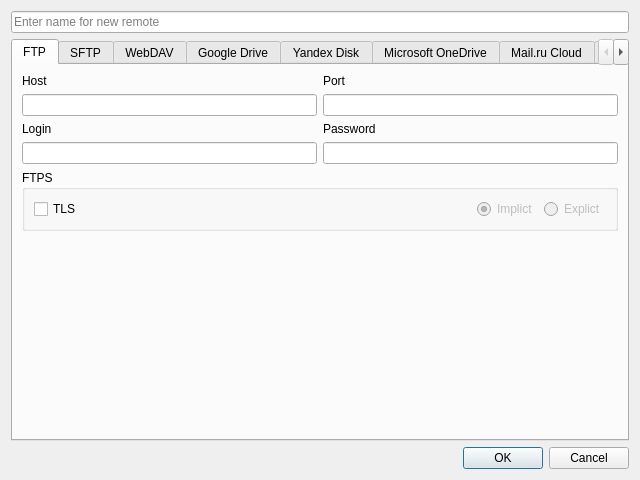
<?xml version="1.0" encoding="UTF-8"?>
<ui version="4.0">
 <class>NewRemoteWindow</class>
 <widget class="QDialog" name="NewRemoteWindow">
  <property name="geometry">
   <rect>
    <x>0</x>
    <y>0</y>
    <width>640</width>
    <height>480</height>
   </rect>
  </property>
  <property name="windowTitle">
   <string>New remote</string>
  </property>
  <property name="modal">
   <bool>true</bool>
  </property>
  <layout class="QVBoxLayout" name="verticalLayout">
   <item>
    <widget class="QLineEdit" name="lineEdit_name">
     <property name="text">
      <string/>
     </property>
     <property name="placeholderText">
      <string>Enter name for new remote</string>
     </property>
    </widget>
   </item>
   <item>
    <widget class="QTabWidget" name="tabWidget">
     <property name="currentIndex">
      <number>0</number>
     </property>
     <widget class="QWidget" name="tab_ftp">
      <attribute name="title">
       <string>FTP</string>
      </attribute>
      <layout class="QVBoxLayout" name="verticalLayout_3">
       <item>
        <layout class="QHBoxLayout" name="horizontalLayout_2">
         <item>
          <layout class="QVBoxLayout" name="verticalLayout_4">
           <item>
            <widget class="QLabel" name="label_2">
             <property name="text">
              <string>Host</string>
             </property>
            </widget>
           </item>
           <item>
            <widget class="QLineEdit" name="lineEdit_ftp_host"/>
           </item>
          </layout>
         </item>
         <item>
          <layout class="QVBoxLayout" name="verticalLayout_5">
           <item>
            <widget class="QLabel" name="label_16">
             <property name="text">
              <string>Port</string>
             </property>
            </widget>
           </item>
           <item>
            <widget class="QLineEdit" name="lineEdit_ftp_port"/>
           </item>
          </layout>
         </item>
        </layout>
       </item>
       <item>
        <layout class="QHBoxLayout" name="horizontalLayout_4">
         <item>
          <layout class="QVBoxLayout" name="verticalLayout_6">
           <item>
            <widget class="QLabel" name="label_4">
             <property name="text">
              <string>Login</string>
             </property>
            </widget>
           </item>
           <item>
            <widget class="QLineEdit" name="lineEdit_ftp_login"/>
           </item>
          </layout>
         </item>
         <item>
          <layout class="QVBoxLayout" name="verticalLayout_7">
           <item>
            <widget class="QLabel" name="label_5">
             <property name="text">
              <string>Password</string>
             </property>
            </widget>
           </item>
           <item>
            <widget class="QLineEdit" name="lineEdit_ftp_password">
             <property name="echoMode">
              <enum>QLineEdit::EchoMode::Password</enum>
             </property>
            </widget>
           </item>
          </layout>
         </item>
        </layout>
       </item>
       <item>
        <widget class="QGroupBox" name="groupBox">
         <property name="title">
          <string>FTPS</string>
         </property>
         <layout class="QHBoxLayout" name="horizontalLayout_7">
          <item>
           <widget class="QCheckBox" name="checkBox_ftp_tls">
            <property name="text">
             <string>TLS</string>
            </property>
           </widget>
          </item>
          <item>
           <spacer name="horizontalSpacer">
            <property name="orientation">
             <enum>Qt::Orientation::Horizontal</enum>
            </property>
            <property name="sizeHint" stdset="0">
             <size>
              <width>40</width>
              <height>20</height>
             </size>
            </property>
           </spacer>
          </item>
          <item>
           <widget class="QRadioButton" name="radioButton_ftp_false">
            <property name="enabled">
             <bool>false</bool>
            </property>
            <property name="text">
             <string>Implict</string>
            </property>
            <property name="checked">
             <bool>true</bool>
            </property>
           </widget>
          </item>
          <item>
           <widget class="QRadioButton" name="radioButton_ftp_true">
            <property name="enabled">
             <bool>false</bool>
            </property>
            <property name="text">
             <string>Explict</string>
            </property>
           </widget>
          </item>
         </layout>
        </widget>
       </item>
       <item>
        <spacer name="verticalSpacer_2">
         <property name="orientation">
          <enum>Qt::Orientation::Vertical</enum>
         </property>
         <property name="sizeHint" stdset="0">
          <size>
           <width>20</width>
           <height>40</height>
          </size>
         </property>
        </spacer>
       </item>
      </layout>
     </widget>
     <widget class="QWidget" name="tab_sftp">
      <attribute name="title">
       <string>SFTP</string>
      </attribute>
      <layout class="QVBoxLayout" name="verticalLayout_18">
       <item>
        <layout class="QHBoxLayout" name="horizontalLayout_9">
         <item>
          <layout class="QVBoxLayout" name="verticalLayout_16">
           <item>
            <widget class="QLabel" name="label_14">
             <property name="text">
              <string>Host</string>
             </property>
            </widget>
           </item>
           <item>
            <widget class="QLineEdit" name="lineEdit_sftp_host"/>
           </item>
          </layout>
         </item>
         <item>
          <layout class="QVBoxLayout" name="verticalLayout_17">
           <item>
            <widget class="QLabel" name="label_15">
             <property name="text">
              <string>Port</string>
             </property>
            </widget>
           </item>
           <item>
            <widget class="QLineEdit" name="lineEdit_sftp_port"/>
           </item>
          </layout>
         </item>
        </layout>
       </item>
       <item>
        <layout class="QHBoxLayout" name="horizontalLayout_6">
         <item>
          <layout class="QVBoxLayout" name="verticalLayout_14">
           <item>
            <widget class="QLabel" name="label_12">
             <property name="text">
              <string>Login</string>
             </property>
            </widget>
           </item>
           <item>
            <widget class="QLineEdit" name="lineEdit_sftp_login"/>
           </item>
          </layout>
         </item>
         <item>
          <layout class="QVBoxLayout" name="verticalLayout_15">
           <item>
            <widget class="QLabel" name="label_13">
             <property name="text">
              <string>Password</string>
             </property>
            </widget>
           </item>
           <item>
            <widget class="QLineEdit" name="lineEdit_sftp_password">
             <property name="echoMode">
              <enum>QLineEdit::EchoMode::Password</enum>
             </property>
            </widget>
           </item>
          </layout>
         </item>
        </layout>
       </item>
       <item>
        <spacer name="verticalSpacer_7">
         <property name="orientation">
          <enum>Qt::Orientation::Vertical</enum>
         </property>
         <property name="sizeHint" stdset="0">
          <size>
           <width>20</width>
           <height>246</height>
          </size>
         </property>
        </spacer>
       </item>
      </layout>
     </widget>
     <widget class="QWidget" name="tab_webdav">
      <attribute name="title">
       <string>WebDAV</string>
      </attribute>
      <layout class="QVBoxLayout" name="verticalLayout_10">
       <item>
        <widget class="QLabel" name="label_7">
         <property name="text">
          <string>URL</string>
         </property>
        </widget>
       </item>
       <item>
        <widget class="QLineEdit" name="lineEdit_webdav_url"/>
       </item>
       <item>
        <layout class="QHBoxLayout" name="horizontalLayout">
         <item>
          <layout class="QVBoxLayout" name="verticalLayout_11">
           <item>
            <widget class="QLabel" name="label_8">
             <property name="text">
              <string>Login</string>
             </property>
            </widget>
           </item>
           <item>
            <widget class="QLineEdit" name="lineEdit_webdav_login"/>
           </item>
          </layout>
         </item>
         <item>
          <layout class="QVBoxLayout" name="verticalLayout_13">
           <item>
            <widget class="QLabel" name="label_9">
             <property name="text">
              <string>Password</string>
             </property>
            </widget>
           </item>
           <item>
            <widget class="QLineEdit" name="lineEdit_webdav_password">
             <property name="echoMode">
              <enum>QLineEdit::EchoMode::Password</enum>
             </property>
            </widget>
           </item>
          </layout>
         </item>
        </layout>
       </item>
       <item>
        <widget class="QLabel" name="label_10">
         <property name="text">
          <string>Option vendor</string>
         </property>
        </widget>
       </item>
       <item>
        <widget class="QComboBox" name="comboBox_webdav_vendor">
         <item>
          <property name="text">
           <string extracomment="other">Other site/service or software</string>
          </property>
         </item>
         <item>
          <property name="text">
           <string extracomment="fastmail">Fastmail Files</string>
          </property>
         </item>
         <item>
          <property name="text">
           <string extracomment="nextcloud">Nextcloud</string>
          </property>
         </item>
         <item>
          <property name="text">
           <string extracomment="owncloud">Owncloud</string>
          </property>
         </item>
         <item>
          <property name="text">
           <string extracomment="sharepoint">Sharepoint Online, authenticated by Microsoft account</string>
          </property>
         </item>
         <item>
          <property name="text">
           <string extracomment="sharepoint-ntlm">Sharepoint with NTLM authentication, usually self-hosted or on-premises</string>
          </property>
         </item>
         <item>
          <property name="text">
           <string extracomment="rclone">rclone WebDAV server to serve a remote over HTTP via the WebDAV protocol</string>
          </property>
         </item>
        </widget>
       </item>
       <item>
        <spacer name="verticalSpacer_5">
         <property name="orientation">
          <enum>Qt::Orientation::Vertical</enum>
         </property>
         <property name="sizeHint" stdset="0">
          <size>
           <width>20</width>
           <height>40</height>
          </size>
         </property>
        </spacer>
       </item>
      </layout>
     </widget>
     <widget class="QWidget" name="tab_google_drive">
      <attribute name="title">
       <string>Google Drive</string>
      </attribute>
      <layout class="QVBoxLayout" name="verticalLayout_9">
       <item>
        <widget class="QLabel" name="label_3">
         <property name="text">
          <string>By pressing the OK button your browser will open and you will be needed to authenticate in Google Drive</string>
         </property>
        </widget>
       </item>
       <item>
        <spacer name="verticalSpacer_3">
         <property name="orientation">
          <enum>Qt::Orientation::Vertical</enum>
         </property>
         <property name="sizeHint" stdset="0">
          <size>
           <width>20</width>
           <height>40</height>
          </size>
         </property>
        </spacer>
       </item>
      </layout>
     </widget>
     <widget class="QWidget" name="tab_yandex_disk">
      <attribute name="title">
       <string>Yandex Disk</string>
      </attribute>
      <layout class="QVBoxLayout" name="verticalLayout_8">
       <item>
        <widget class="QLabel" name="label_6">
         <property name="text">
          <string>By pressing the OK button your browser will open and you will be needed to authenticate in Yandex Disk</string>
         </property>
        </widget>
       </item>
       <item>
        <spacer name="verticalSpacer_4">
         <property name="orientation">
          <enum>Qt::Orientation::Vertical</enum>
         </property>
         <property name="sizeHint" stdset="0">
          <size>
           <width>20</width>
           <height>40</height>
          </size>
         </property>
        </spacer>
       </item>
      </layout>
     </widget>
     <widget class="QWidget" name="tab_onedrive">
      <attribute name="title">
       <string>Microsoft OneDrive</string>
      </attribute>
      <layout class="QVBoxLayout" name="verticalLayout_12">
       <item>
        <widget class="QLabel" name="label_11">
         <property name="text">
          <string>By pressing the OK button your browser will open and you will be needed to authenticate in Microsoft OneDrive</string>
         </property>
        </widget>
       </item>
       <item>
        <widget class="Line" name="line_2">
         <property name="orientation">
          <enum>Qt::Orientation::Horizontal</enum>
         </property>
        </widget>
       </item>
       <item>
        <widget class="QLabel" name="label_28">
         <property name="text">
          <string>Region</string>
         </property>
        </widget>
       </item>
       <item>
        <widget class="QComboBox" name="comboBox_onedrive_region">
         <item>
          <property name="text">
           <string extracomment="global">Microsoft Cloud Global</string>
          </property>
         </item>
         <item>
          <property name="text">
           <string extracomment="us">Microsoft Cloud for US Government</string>
          </property>
         </item>
         <item>
          <property name="text">
           <string extracomment="cn">Azure and Office 365 operated by Vnet Group in China</string>
          </property>
         </item>
        </widget>
       </item>
       <item>
        <spacer name="verticalSpacer_6">
         <property name="orientation">
          <enum>Qt::Orientation::Vertical</enum>
         </property>
         <property name="sizeHint" stdset="0">
          <size>
           <width>20</width>
           <height>40</height>
          </size>
         </property>
        </spacer>
       </item>
      </layout>
     </widget>
     <widget class="QWidget" name="tab_mailru">
      <attribute name="title">
       <string>Mail.ru Cloud</string>
      </attribute>
      <layout class="QVBoxLayout" name="verticalLayout_25">
       <item>
        <layout class="QHBoxLayout" name="horizontalLayout_3">
         <item>
          <layout class="QVBoxLayout" name="verticalLayout_23">
           <item>
            <widget class="QLabel" name="label_24">
             <property name="text">
              <string>Login</string>
             </property>
            </widget>
           </item>
           <item>
            <widget class="QLineEdit" name="lineEdit_mailru_login"/>
           </item>
          </layout>
         </item>
         <item>
          <layout class="QVBoxLayout" name="verticalLayout_24">
           <item>
            <widget class="QLabel" name="label_25">
             <property name="text">
              <string>Password</string>
             </property>
            </widget>
           </item>
           <item>
            <widget class="QLineEdit" name="lineEdit_mailru_password">
             <property name="echoMode">
              <enum>QLineEdit::EchoMode::Password</enum>
             </property>
            </widget>
           </item>
          </layout>
         </item>
        </layout>
       </item>
       <item>
        <widget class="QLabel" name="label_26">
         <property name="text">
          <string>To add Mail.ru you will need to generate a password for external applications in the Mail.ru web control panel. Select &quot;Full access to Mail. Cloud, Calendar (All Protocols)&quot;. You can generate the password in this url</string>
         </property>
         <property name="wordWrap">
          <bool>true</bool>
         </property>
        </widget>
       </item>
       <item>
        <widget class="QLabel" name="label_27">
         <property name="text">
          <string>&lt;a href=&quot;https://id.mail.ru/security&quot;&gt;https://id.mail.ru/security&lt;/a&gt;</string>
         </property>
         <property name="textFormat">
          <enum>Qt::TextFormat::RichText</enum>
         </property>
         <property name="openExternalLinks">
          <bool>true</bool>
         </property>
         <property name="textInteractionFlags">
          <set>Qt::TextInteractionFlag::TextBrowserInteraction</set>
         </property>
        </widget>
       </item>
       <item>
        <spacer name="verticalSpacer_10">
         <property name="orientation">
          <enum>Qt::Orientation::Vertical</enum>
         </property>
         <property name="sizeHint" stdset="0">
          <size>
           <width>20</width>
           <height>40</height>
          </size>
         </property>
        </spacer>
       </item>
      </layout>
     </widget>
     <widget class="QWidget" name="tab_http">
      <attribute name="title">
       <string>HTTP</string>
      </attribute>
      <layout class="QVBoxLayout" name="verticalLayout_2">
       <item>
        <widget class="QLabel" name="label">
         <property name="text">
          <string>URL</string>
         </property>
        </widget>
       </item>
       <item>
        <widget class="QLineEdit" name="lineEdit_url">
         <property name="text">
          <string>http://127.0.0.1:8000/</string>
         </property>
        </widget>
       </item>
       <item>
        <spacer name="verticalSpacer">
         <property name="orientation">
          <enum>Qt::Orientation::Vertical</enum>
         </property>
         <property name="sizeHint" stdset="0">
          <size>
           <width>20</width>
           <height>40</height>
          </size>
         </property>
        </spacer>
       </item>
      </layout>
     </widget>
     <widget class="QWidget" name="tab_local">
      <attribute name="title">
       <string>Local</string>
      </attribute>
     </widget>
     <widget class="QWidget" name="tab_alias">
      <attribute name="title">
       <string>Alias</string>
      </attribute>
      <layout class="QVBoxLayout" name="verticalLayout_19">
       <item>
        <widget class="QLabel" name="label_17">
         <property name="text">
          <string>Set a new name for a remote or path</string>
         </property>
        </widget>
       </item>
       <item>
        <widget class="Line" name="line">
         <property name="orientation">
          <enum>Qt::Orientation::Horizontal</enum>
         </property>
        </widget>
       </item>
       <item>
        <widget class="QLabel" name="label_18">
         <property name="text">
          <string>Remote or path to alias</string>
         </property>
        </widget>
       </item>
       <item>
        <widget class="QLineEdit" name="lineEdit_alias_path">
         <property name="toolTip">
          <string>Can be &quot;myremote:path/to/dir&quot;, &quot;myremote:bucket&quot;, &quot;myremote:&quot; or &quot;/local/path&quot;</string>
         </property>
         <property name="placeholderText">
          <string>Can be &quot;myremote:path/to/dir&quot;, &quot;myremote:bucket&quot;, &quot;myremote:&quot; or &quot;/local/path&quot;</string>
         </property>
        </widget>
       </item>
       <item>
        <spacer name="verticalSpacer_8">
         <property name="orientation">
          <enum>Qt::Orientation::Vertical</enum>
         </property>
         <property name="sizeHint" stdset="0">
          <size>
           <width>20</width>
           <height>40</height>
          </size>
         </property>
        </spacer>
       </item>
      </layout>
     </widget>
     <widget class="QWidget" name="tab_union">
      <attribute name="title">
       <string>Union</string>
      </attribute>
      <layout class="QVBoxLayout" name="verticalLayout_20">
       <item>
        <widget class="QPushButton" name="pushButton_union_add">
         <property name="text">
          <string>Add upstream</string>
         </property>
        </widget>
       </item>
       <item>
        <widget class="QScrollArea" name="scrollArea">
         <property name="widgetResizable">
          <bool>true</bool>
         </property>
         <widget class="QWidget" name="scrollAreaWidgetContents">
          <property name="geometry">
           <rect>
            <x>0</x>
            <y>0</y>
            <width>203</width>
            <height>338</height>
           </rect>
          </property>
          <layout class="QVBoxLayout" name="verticalLayout_21">
           <property name="leftMargin">
            <number>0</number>
           </property>
           <property name="topMargin">
            <number>0</number>
           </property>
           <property name="rightMargin">
            <number>0</number>
           </property>
           <property name="bottomMargin">
            <number>0</number>
           </property>
           <item>
            <widget class="QToolBox" name="toolBox">
             <property name="sizePolicy">
              <sizepolicy hsizetype="Preferred" vsizetype="Fixed">
               <horstretch>0</horstretch>
               <verstretch>0</verstretch>
              </sizepolicy>
             </property>
             <property name="frameShape">
              <enum>QFrame::Shape::Box</enum>
             </property>
             <property name="currentIndex">
              <number>0</number>
             </property>
             <widget class="QWidget" name="page">
              <property name="geometry">
               <rect>
                <x>0</x>
                <y>0</y>
                <width>350</width>
                <height>144</height>
               </rect>
              </property>
              <attribute name="label">
               <string>Page 1</string>
              </attribute>
              <layout class="QVBoxLayout" name="verticalLayout_22">
               <item>
                <widget class="QPushButton" name="pushButton">
                 <property name="text">
                  <string>Delete</string>
                 </property>
                </widget>
               </item>
               <item>
                <widget class="QLabel" name="label_19">
                 <property name="sizePolicy">
                  <sizepolicy hsizetype="Preferred" vsizetype="Fixed">
                   <horstretch>0</horstretch>
                   <verstretch>0</verstretch>
                  </sizepolicy>
                 </property>
                 <property name="text">
                  <string>Path</string>
                 </property>
                </widget>
               </item>
               <item>
                <widget class="QLineEdit" name="lineEdit">
                 <property name="toolTip">
                  <string>Can be &quot;myremote:path/to/dir&quot;, &quot;myremote:bucket&quot;, &quot;myremote:&quot; or &quot;/local/path&quot;</string>
                 </property>
                 <property name="placeholderText">
                  <string>Can be &quot;myremote:path/to/dir&quot;, &quot;myremote:bucket&quot;, &quot;myremote:&quot; or &quot;/local/path&quot;</string>
                 </property>
                </widget>
               </item>
               <item>
                <widget class="QLabel" name="label_20">
                 <property name="text">
                  <string>Attributes</string>
                 </property>
                </widget>
               </item>
               <item>
                <widget class="QComboBox" name="comboBox">
                 <item>
                  <property name="text">
                   <string>None</string>
                  </property>
                 </item>
                 <item>
                  <property name="text">
                   <string extracomment=":ro">Files will only be read from here and never written</string>
                  </property>
                 </item>
                 <item>
                  <property name="text">
                   <string extracomment=":nc">New files or directories won't be created here</string>
                  </property>
                 </item>
                 <item>
                  <property name="text">
                   <string extracomment=":writeback">Files found in different remotes will be written back here</string>
                  </property>
                 </item>
                </widget>
               </item>
              </layout>
             </widget>
            </widget>
           </item>
           <item>
            <widget class="QLabel" name="label_21">
             <property name="text">
              <string>Action policy (writing existing file)</string>
             </property>
            </widget>
           </item>
           <item>
            <widget class="QComboBox" name="comboBox_2">
             <property name="sizeAdjustPolicy">
              <enum>QComboBox::SizeAdjustPolicy::AdjustToMinimumContentsLengthWithIcon</enum>
             </property>
             <item>
              <property name="text">
               <string extracomment="epall">epall (existing path, all): apply to all found</string>
              </property>
             </item>
             <item>
              <property name="text">
               <string extracomment="all">all (same as epall)</string>
              </property>
             </item>
             <item>
              <property name="text">
               <string extracomment="epff">epff (existing path, first found): act on the first one found, by the time upstreams reply, where the relative path exists</string>
              </property>
             </item>
             <item>
              <property name="text">
               <string extracomment="eplfs">eplfs (existing path, least free space)</string>
              </property>
             </item>
             <item>
              <property name="text">
               <string>eplus (existing path, least used space)</string>
              </property>
             </item>
             <item>
              <property name="text">
               <string>eplno (existing path, least number of objects)</string>
              </property>
             </item>
             <item>
              <property name="text">
               <string>epmfs (existing path, most free space)</string>
              </property>
             </item>
             <item>
              <property name="text">
               <string>eprand (existing path, random)</string>
              </property>
             </item>
             <item>
              <property name="text">
               <string extracomment="ff">ff (first found): same as epff</string>
              </property>
             </item>
             <item>
              <property name="text">
               <string>lfs (least free space)</string>
              </property>
             </item>
             <item>
              <property name="text">
               <string>lus (least used space)</string>
              </property>
             </item>
             <item>
              <property name="text">
               <string>lno (least number of objects)</string>
              </property>
             </item>
             <item>
              <property name="text">
               <string>mfs (most free space)</string>
              </property>
             </item>
             <item>
              <property name="text">
               <string>newest</string>
              </property>
             </item>
             <item>
              <property name="text">
               <string>rand (random)</string>
              </property>
             </item>
            </widget>
           </item>
           <item>
            <widget class="QLabel" name="label_22">
             <property name="text">
              <string>Create policy (Create non-existing file)</string>
             </property>
            </widget>
           </item>
           <item>
            <widget class="QComboBox" name="comboBox_3">
             <property name="sizeAdjustPolicy">
              <enum>QComboBox::SizeAdjustPolicy::AdjustToMinimumContentsLengthWithIcon</enum>
             </property>
             <item>
              <property name="text">
               <string extracomment="epmfs">epmfs (existing path, most free space): of all the upstreams on which the relative path exists choose the one with the most free space</string>
              </property>
             </item>
             <item>
              <property name="text">
               <string extracomment="all">all (act on all upstreams)</string>
              </property>
             </item>
             <item>
              <property name="text">
               <string extracomment="epff">epff (existing path, first found): act on the first one found, by the time upstreams reply, where the relative path exists</string>
              </property>
             </item>
             <item>
              <property name="text">
               <string>epall (existing path, all): act on all upstreams where the relative path exists</string>
              </property>
             </item>
             <item>
              <property name="text">
               <string extracomment="eplfs">eplfs (existing path, least free space)</string>
              </property>
             </item>
             <item>
              <property name="text">
               <string>eplus (existing path, least used space)</string>
              </property>
             </item>
             <item>
              <property name="text">
               <string>eplno (existing path, least number of objects)</string>
              </property>
             </item>
             <item>
              <property name="text">
               <string>eprand (existing path, random)</string>
              </property>
             </item>
             <item>
              <property name="text">
               <string extracomment="ff">ff (first found): act on the first one found by the time upstreams reply</string>
              </property>
             </item>
             <item>
              <property name="text">
               <string>lfs (least free space)</string>
              </property>
             </item>
             <item>
              <property name="text">
               <string>lus (least used space)</string>
              </property>
             </item>
             <item>
              <property name="text">
               <string>lno (least number of objects)</string>
              </property>
             </item>
             <item>
              <property name="text">
               <string>mfs (most free space)</string>
              </property>
             </item>
             <item>
              <property name="text">
               <string>newest</string>
              </property>
             </item>
             <item>
              <property name="text">
               <string>rand (random)</string>
              </property>
             </item>
            </widget>
           </item>
           <item>
            <widget class="QLabel" name="label_23">
             <property name="text">
              <string>Search policy (Reading and listing file)</string>
             </property>
            </widget>
           </item>
           <item>
            <widget class="QComboBox" name="comboBox_4">
             <property name="sizeAdjustPolicy">
              <enum>QComboBox::SizeAdjustPolicy::AdjustToMinimumContentsLengthWithIcon</enum>
             </property>
             <item>
              <property name="text">
               <string extracomment="ff">ff (first found): same as epff</string>
              </property>
             </item>
             <item>
              <property name="text">
               <string extracomment="all">all (same as epall)</string>
              </property>
             </item>
             <item>
              <property name="text">
               <string extracomment="epff">epff (existing path, first found): act on the first one found, by the time upstreams reply, where the relative path exists</string>
              </property>
             </item>
             <item>
              <property name="text">
               <string extracomment="epall">epall (existing path, all): given this order configured, act on the first one found where the relative path exists</string>
              </property>
             </item>
             <item>
              <property name="text">
               <string extracomment="eplfs">eplfs (existing path, least free space)</string>
              </property>
             </item>
             <item>
              <property name="text">
               <string>eplus (existing path, least used space)</string>
              </property>
             </item>
             <item>
              <property name="text">
               <string>eplno (existing path, least number of objects)</string>
              </property>
             </item>
             <item>
              <property name="text">
               <string>epmfs (existing path, most free space)</string>
              </property>
             </item>
             <item>
              <property name="text">
               <string>eprand (existing path, random)</string>
              </property>
             </item>
             <item>
              <property name="text">
               <string>lfs (least free space)</string>
              </property>
             </item>
             <item>
              <property name="text">
               <string>lus (least used space)</string>
              </property>
             </item>
             <item>
              <property name="text">
               <string>lno (least number of objects)</string>
              </property>
             </item>
             <item>
              <property name="text">
               <string>mfs (most free space)</string>
              </property>
             </item>
             <item>
              <property name="text">
               <string>newest</string>
              </property>
             </item>
             <item>
              <property name="text">
               <string>rand (random)</string>
              </property>
             </item>
            </widget>
           </item>
           <item>
            <spacer name="verticalSpacer_9">
             <property name="orientation">
              <enum>Qt::Orientation::Vertical</enum>
             </property>
             <property name="sizeHint" stdset="0">
              <size>
               <width>20</width>
               <height>40</height>
              </size>
             </property>
            </spacer>
           </item>
          </layout>
         </widget>
        </widget>
       </item>
      </layout>
     </widget>
    </widget>
   </item>
   <item>
    <widget class="QDialogButtonBox" name="buttonBox">
     <property name="standardButtons">
      <set>QDialogButtonBox::StandardButton::Cancel|QDialogButtonBox::StandardButton::Ok</set>
     </property>
    </widget>
   </item>
  </layout>
 </widget>
 <resources/>
 <connections>
  <connection>
   <sender>buttonBox</sender>
   <signal>rejected()</signal>
   <receiver>NewRemoteWindow</receiver>
   <slot>reject()</slot>
   <hints>
    <hint type="sourcelabel">
     <x>319</x>
     <y>458</y>
    </hint>
    <hint type="destinationlabel">
     <x>319</x>
     <y>239</y>
    </hint>
   </hints>
  </connection>
 </connections>
</ui>
